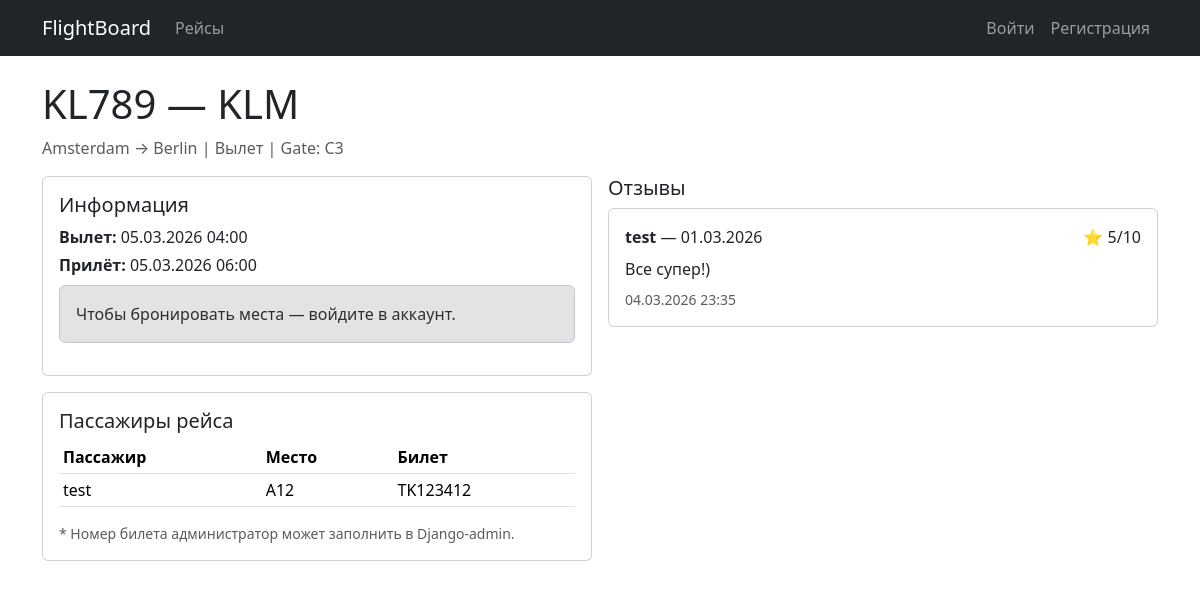
Before: /flight/3/ with the older database file.
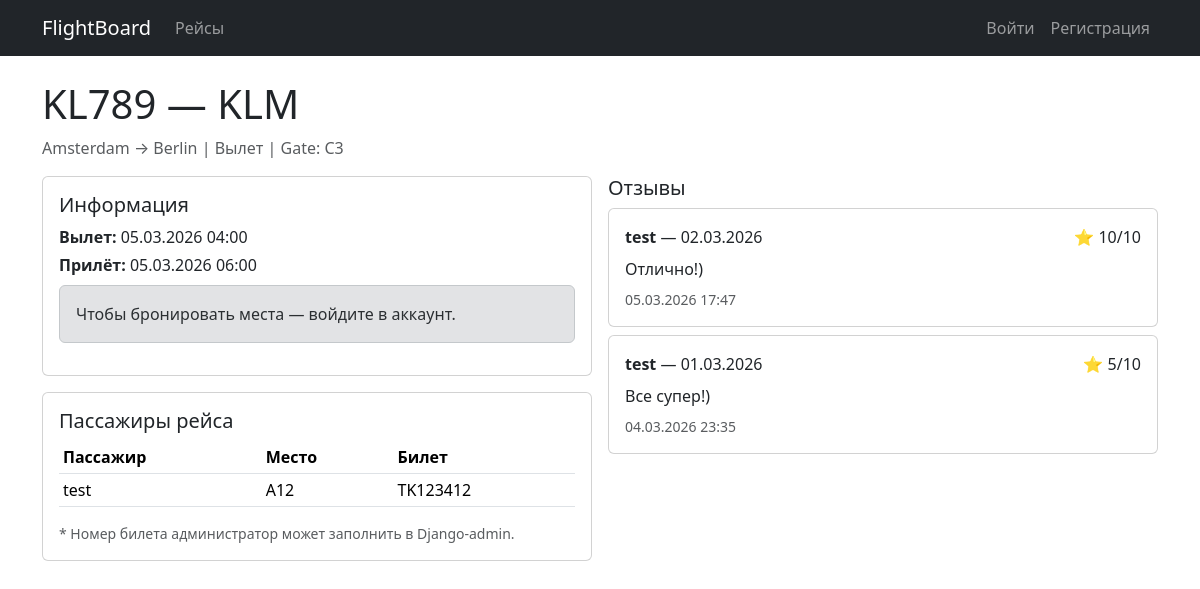
After: the same page with the newer database file.
### flights/models.py (models this page shows, shortened)
class Flight(models.Model):
    FLIGHT_TYPE_CHOICES = [
        ("arrival", "Прилёт"),
        ("departure", "Вылет"),
    ]
    flight_number = models.CharField("Номер рейса", max_length=20)
    airline = models.CharField("Авиакомпания", max_length=100)
    departure_city = models.CharField("Откуда", max_length=100)
    arrival_city = models.CharField("Куда", max_length=100)
    departure_time = models.DateTimeField("Вылет (время)")
    arrival_time = models.DateTimeField("Прилёт (время)")
    flight_type = models.CharField("Тип", max_length=10, choices=FLIGHT_TYPE_CHOICES)
    gate = models.CharField("Гейт", max_length=10)

class Reservation(models.Model):
    flight = models.ForeignKey(Flight, on_delete=models.CASCADE, related_name="reservations")
    user = models.ForeignKey(settings.AUTH_USER_MODEL, on_delete=models.CASCADE, related_name="reservations")
    seat = models.CharField("Место", max_length=10)
    created_at = models.DateTimeField("Дата создания", auto_now_add=True)
    ticket_number = models.CharField("Номер билета", max_length=50, blank=True)
    class Meta:
        unique_together = ("flight", "user", "seat")

class Review(models.Model):
    flight = models.ForeignKey(Flight, on_delete=models.CASCADE, related_name="reviews")
    author = models.ForeignKey(settings.AUTH_USER_MODEL, on_delete=models.CASCADE, related_name="reviews")
    flight_date = models.DateField("Дата рейса")
    text = models.TextField("Текст")
    rating = models.IntegerField("Рейтинг (1-10)", validators=[MinValueValidator(1), MaxValueValidator(10)])
    created_at = models.DateTimeField("Создано", auto_now_add=True)

### flights/views.py (the view)
# urls.py: path("flight/<int:pk>/", views.flight_detail, name="flight_detail"),
def flight_detail(request, pk: int):
    flight = get_object_or_404(Flight, pk=pk)
    passengers = Reservation.objects.filter(flight=flight).select_related("user").order_by("seat")
    reviews = Review.objects.filter(flight=flight).select_related("author").order_by("-created_at")
    return render(request, "flights/flight_detail.html", {"flight": flight, "passengers": passengers, "reviews": reviews})

### flights/templates/flights/flight_detail.html (shortened to what this page needs)
{% extends "base.html" %}
{% block content %}
  <h1 class="mb-2">{{ flight.flight_number }} — {{ flight.airline }}</h1>
  <div class="text-muted mb-3">
    {{ flight.departure_city }} → {{ flight.arrival_city }} |
    {{ flight.get_flight_type_display }} |
    Gate: {{ flight.gate }}
  </div>
  <div class="row g-3">
    <div class="col-lg-6">
      <div class="card">
        <div class="card-body">
          <h5 class="card-title">Информация</h5>
          <p class="mb-1"><b>Вылет:</b> {{ flight.departure_time|date:"d.m.Y H:i" }}</p>
          <p class="mb-1"><b>Прилёт:</b> {{ flight.arrival_time|date:"d.m.Y H:i" }}</p>
          {% if user.is_authenticated %}
            <a class="btn btn-success mt-2" href="{% url 'flights:reserve_create' flight.pk %}">Забронировать место</a>
          {% else %}
            <div class="alert alert-secondary mt-2">Чтобы бронировать места — войдите в аккаунт.</div>
          {% endif %}
        </div>
      </div>
      <div class="card mt-3">
        <div class="card-body">
          <h5 class="card-title">Пассажиры рейса</h5>
          <table class="table table-sm">
            <thead>
              <tr>
                <th>Пассажир</th>
                <th>Место</th>
                <th>Билет</th>
              </tr>
            </thead>
            <tbody>
              {% for r in passengers %}
                <tr>
                  <td>{{ r.user.username }}</td>
                  <td>{{ r.seat }}</td>
                  <td>{{ r.ticket_number|default:"—" }}</td>
                </tr>
              {% empty %}
                <tr><td colspan="3" class="text-muted">Пока нет пассажиров.</td></tr>
              {% endfor %}
            </tbody>
          </table>
          <div class="text-muted small">* Номер билета администратор может заполнить в Django-admin.</div>
        </div>
      </div>
    </div>
    <div class="col-lg-6">
      <div class="d-flex justify-content-between align-items-center">
        <h5 class="mb-0">Отзывы</h5>
      </div>
      <div class="mt-2">
        {% for rev in reviews %}
          <div class="card mb-2">
            <div class="card-body">
              <div class="d-flex justify-content-between">
                <div><b>{{ rev.author.username }}</b> — {{ rev.flight_date|date:"d.m.Y" }}</div>
                <div>⭐ {{ rev.rating }}/10</div>
              </div>
              <div class="mt-2">{{ rev.text }}</div>
              <div class="text-muted small mt-2">{{ rev.created_at|date:"d.m.Y H:i" }}</div>
            </div>
          </div>
        {% empty %}
          <div class="alert alert-secondary mt-2">Отзывов пока нет.</div>
        {% endfor %}
      </div>
    </div>
  </div>
{% endblock %}

### flights/templates/base.html (shortened to what this page needs)
<!doctype html>
<html lang="ru">
<head>
  <link href="https://cdn.jsdelivr.net/npm/bootstrap@5.3.3/dist/css/bootstrap.min.css" rel="stylesheet">
</head>
<body>
  <nav class="navbar navbar-expand-lg navbar-dark bg-dark">
    <div class="container">
      <a class="navbar-brand" href="{% url 'flights:flight_list' %}">FlightBoard</a>
      <div class="collapse navbar-collapse" id="nav">
        <ul class="navbar-nav me-auto">
          <li class="nav-item"><a class="nav-link" href="{% url 'flights:flight_list' %}">Рейсы</a></li>
        </ul>
        <ul class="navbar-nav">
          {% if user.is_authenticated %}
            <li class="nav-item"><span class="navbar-text me-2">👤 {{ user.username }}</span></li>
            <li class="nav-item"><a class="nav-link" href="{% url 'logout' %}">Выйти</a></li>
          {% else %}
            <li class="nav-item"><a class="nav-link" href="{% url 'login' %}">Войти</a></li>
            <li class="nav-item"><a class="nav-link" href="{% url 'flights:register' %}">Регистрация</a></li>
          {% endif %}
        </ul>
      </div>
    </div>
  </nav>
  <main class="container py-4">
    {% block content %}{% endblock %}
  </main>
</body>
</html>

Changed rows visible on the page:
added Review: author.username "test", flight_date "02.03.2026", rating "10", text "Отлично!)", created_at "05.03.2026 17:47"
